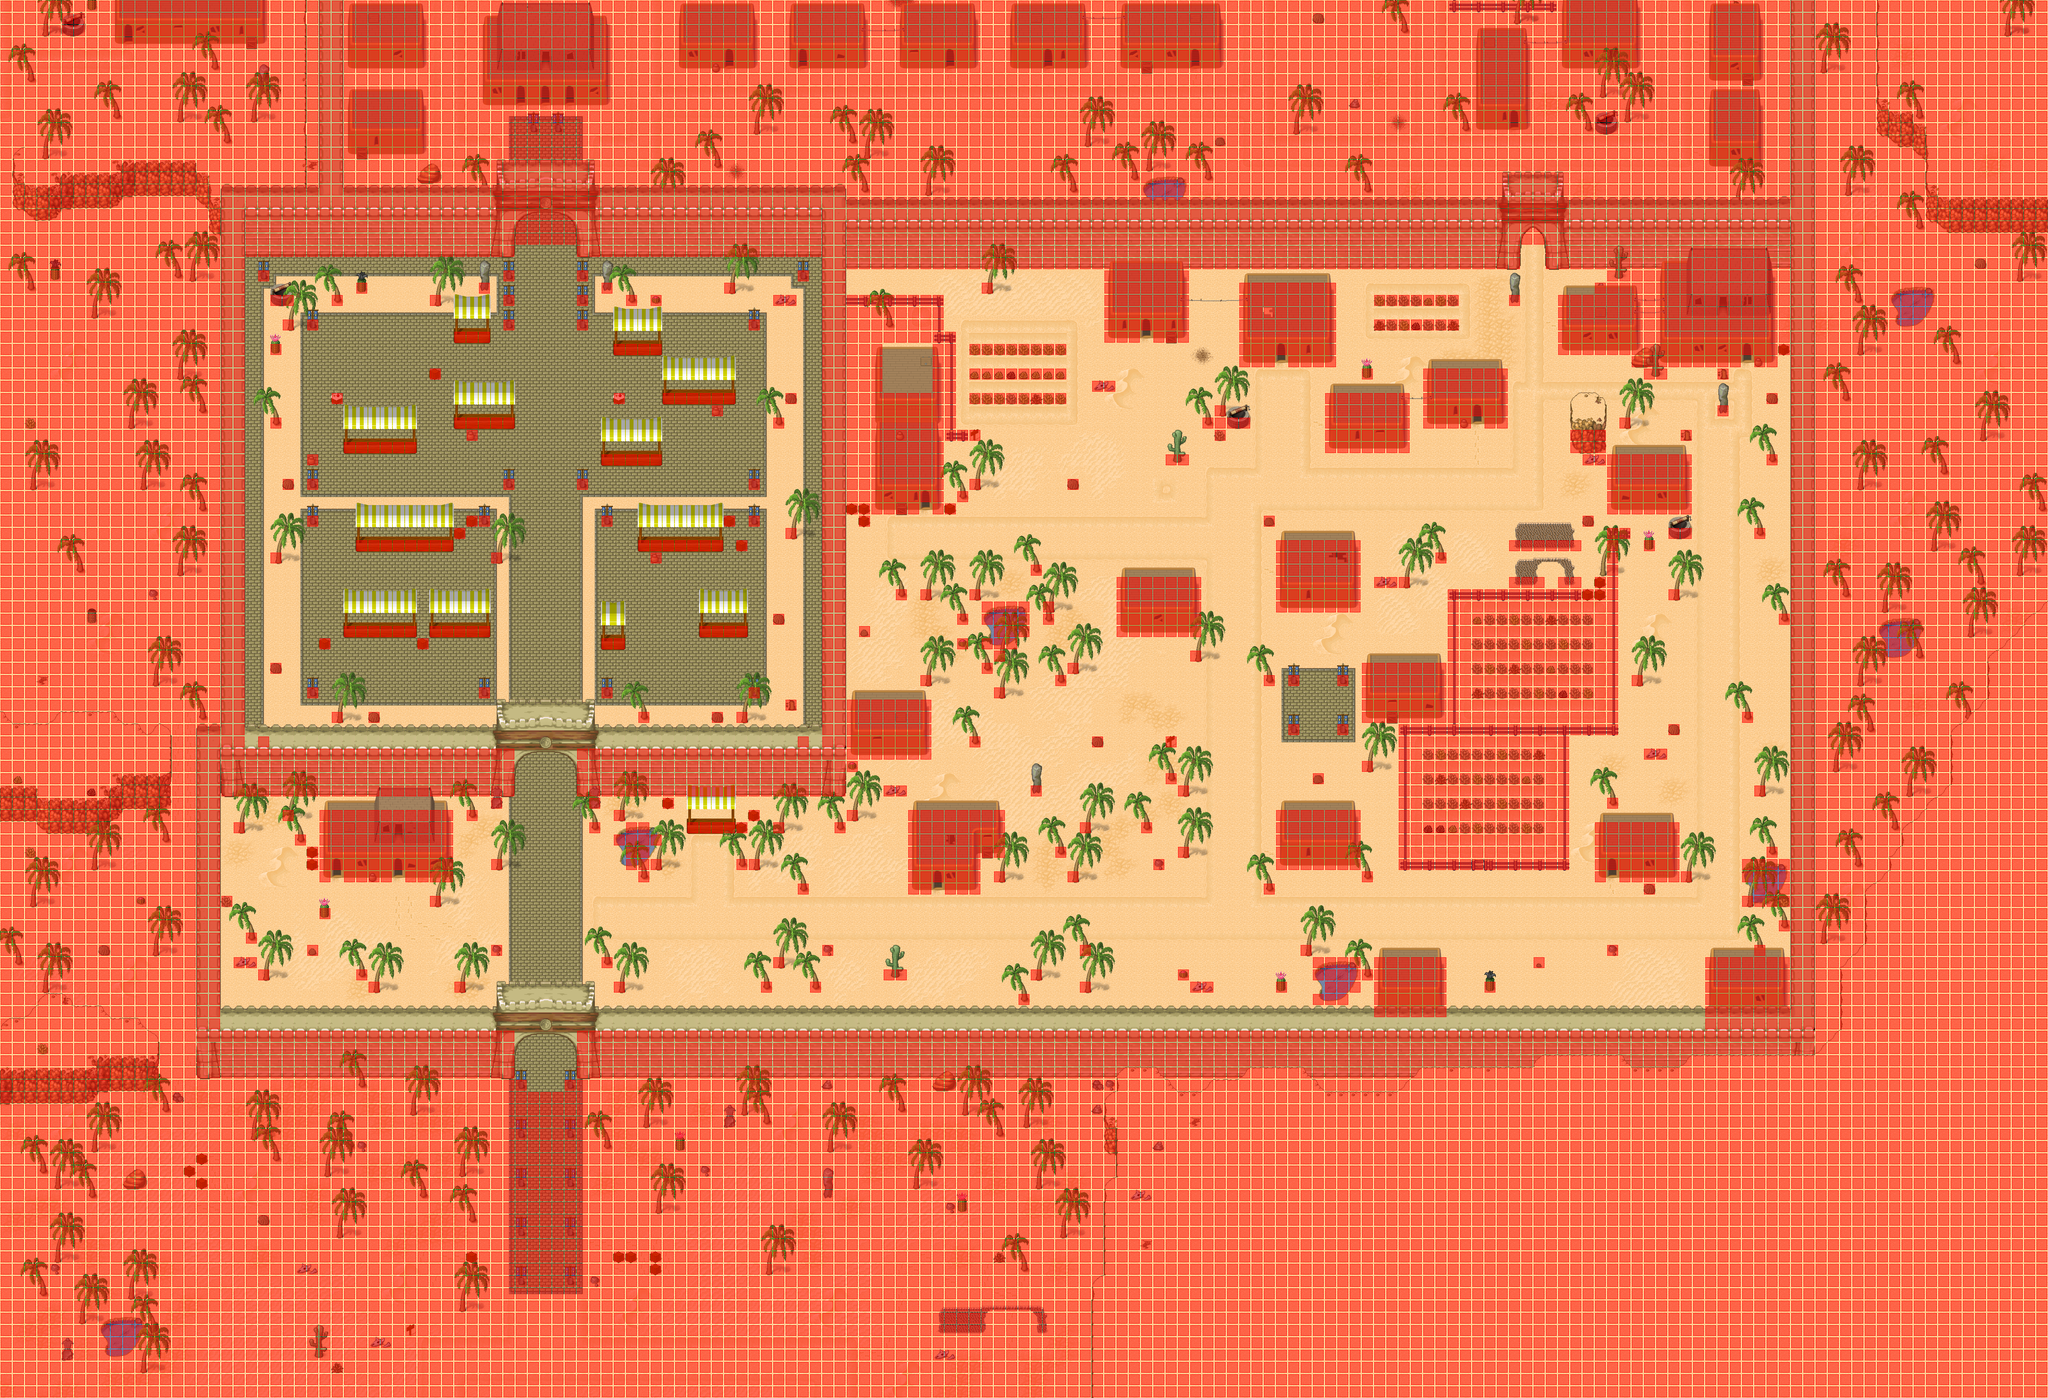

Tiled map render using the project's own tile images. Description and the map definition, with tile-layer contents summarised, below:
An orthogonal 167x114 tile map with 32x32 px tiles, 4 tile layers (Ground, Fringe, Over, Collision), 9 tilesets and 26 objects (20x spawn, 4x warp, SCRIPT, WARP).

<map version="1.0" orientation="orthogonal" width="167" height="114" tilewidth="32" tileheight="32">
 <properties>
  <property name="minimap" value="graphics/minimaps/001-1.png" />
  <property name="music" value="Faith.ogg" />
  <property name="name" value="Tulimshar" />
 </properties>
 <tileset firstgid="1" name="Desert1" tilewidth="32" tileheight="32">
  <image source="../graphics/tiles/desert1.png" width="512" height="512" />
 </tileset>
 <tileset firstgid="257" name="Desert2" tilewidth="32" tileheight="32">
  <image source="../graphics/tiles/desert2.png" width="512" height="512" />
 </tileset>
 <tileset firstgid="513" name="Desert x2" tilewidth="32" tileheight="64">
  <image source="../graphics/tiles/desert_x2.png" width="512" height="64" />
 </tileset>
 <tileset firstgid="529" name="Desert x3" tilewidth="32" tileheight="96">
  <image source="../graphics/tiles/desert_x3.png" width="512" height="96" />
 </tileset>
 <tileset firstgid="545" name="Desert x5" tilewidth="32" tileheight="160">
  <image source="../graphics/tiles/desert_x5.png" width="192" height="160" />
 </tileset>
 <tileset firstgid="551" name="Tulimshar1" tilewidth="32" tileheight="32">
  <image source="../graphics/tiles/tulimshar1.png" width="512" height="512" />
 </tileset>
 <tileset firstgid="807" name="Trans woodland desert" tilewidth="32" tileheight="32">
  <image source="../graphics/tiles/trans_woodland-desert.png" width="512" height="256" />
 </tileset>
 <tileset firstgid="935" name="Tic-Tac-Toe" tilewidth="32" tileheight="32">
  <image source="../graphics/tiles/tictactoe.png" width="128" height="96" />
 </tileset>
 <tileset firstgid="947" name="Collision" tilewidth="32" tileheight="32">
  <image source="../graphics/tiles/collision.png" width="64" height="32" />
 </tileset>
 <layer name="Ground" width="167" height="114">
  <data>[19038 cells, 19022 non-empty, 186 distinct tile ids]</data>
 </layer>
 <layer name="Fringe" width="167" height="114">
  <data>[19038 cells, 2004 non-empty, 144 distinct tile ids]</data>
 </layer>
 <layer name="Over" width="167" height="114">
  <data>[19038 cells, 1327 non-empty, 114 distinct tile ids]</data>
 </layer>
 <layer name="Collision" width="167" height="114">
  <data>[19038 cells, 12959 non-empty, 1 distinct tile ids]</data>
 </layer>
 <objectgroup name="Objects" width="0" height="0">
  <object name="Bazaar NPCs" type="SCRIPT" x="1424" y="1264">
   <properties>
    <property name="FILENAME" value="scripts/001-1_Tulimshar/bazaar.lua" />
   </properties>
  </object>
  <object name="ToSandstorm" type="WARP" x="1344" y="2816" width="160" height="32">
   <properties>
    <property name="DEST_MAP" value="002-1" />
    <property name="DEST_X" value="1872" />
    <property name="DEST_Y" value="560" />
   </properties>
  </object>
  <object name="toCentralTulimshar" type="warp" x="1344" y="640" width="160" height="32">
   <properties>
    <property name="dest_map" value="021-1" />
    <property name="dest_x" value="1760" />
    <property name="dest_y" value="4640" />
   </properties>
  </object>
  <object name="toCentralTulimshar" type="warp" x="3968" y="640" width="64" height="32">
   <properties>
    <property name="dest_map" value="021-1" />
    <property name="dest_x" value="4352" />
    <property name="dest_y" value="4672" />
   </properties>
  </object>
  <object name="ToInn" type="warp" x="1024" y="2272" width="32" height="32">
   <properties>
    <property name="dest_map" value="001-2" />
    <property name="dest_x" value="816" />
    <property name="dest_y" value="1104" />
   </properties>
  </object>
  <object name="ToHouse" type="warp" x="2400" y="1312" width="32" height="32">
   <properties>
    <property name="dest_map" value="001-4" />
    <property name="dest_x" value="832" />
    <property name="dest_y" value="1056" />
   </properties>
  </object>
  <object name="Scorpion" type="spawn" x="1408" y="2752" width="96" height="64">
   <properties>
    <property name="eA_death" value="30000" />
    <property name="ea_spawn" value="30000" />
    <property name="max_beings" value="1" />
    <property name="monster_id" value="1" />
   </properties>
  </object>
  <object name="Scorpion" type="spawn" x="1344" y="2720" width="96" height="64">
   <properties>
    <property name="eA_death" value="30000" />
    <property name="ea_spawn" value="60000" />
    <property name="max_beings" value="1" />
    <property name="monster_id" value="1" />
   </properties>
  </object>
  <object name="Scorpion" type="spawn" x="1440" y="2784" width="64" height="64">
   <properties>
    <property name="eA_death" value="30000" />
    <property name="ea_spawn" value="90000" />
    <property name="max_beings" value="1" />
    <property name="monster_id" value="1" />
   </properties>
  </object>
  <object name="Scorpion" type="spawn" x="1440" y="2720" width="64" height="64">
   <properties>
    <property name="eA_death" value="30000" />
    <property name="ea_spawn" value="180000" />
    <property name="max_beings" value="1" />
    <property name="monster_id" value="1" />
   </properties>
  </object>
  <object name="Scorpion" type="spawn" x="1344" y="2752" width="64" height="64">
   <properties>
    <property name="eA_death" value="30000" />
    <property name="ea_spawn" value="270000" />
    <property name="max_beings" value="1" />
    <property name="monster_id" value="1" />
   </properties>
  </object>
  <object name="Scorpion" type="spawn" x="1344" y="2784" width="96" height="64">
   <properties>
    <property name="eA_death" value="30000" />
    <property name="ea_spawn" value="360000" />
    <property name="max_beings" value="1" />
    <property name="monster_id" value="1" />
   </properties>
  </object>
  <object name="Maggot" type="spawn" x="2496" y="704" width="384" height="416">
   <properties>
    <property name="eA_death" value="30000" />
    <property name="eA_spawn" value="100000" />
    <property name="max_beings" value="5" />
    <property name="monster_id" value="0" />
   </properties>
  </object>
  <object name="Maggot" type="spawn" x="3488" y="704" width="448" height="320">
   <properties>
    <property name="eA_death" value="30000" />
    <property name="eA_spawn" value="100000" />
    <property name="max_beings" value="3" />
    <property name="monster_id" value="0" />
   </properties>
  </object>
  <object name="Maggot" type="spawn" x="3744" y="1504" width="512" height="448">
   <properties>
    <property name="eA_death" value="30000" />
    <property name="eA_spawn" value="100000" />
    <property name="max_beings" value="10" />
    <property name="monster_id" value="0" />
   </properties>
  </object>
  <object name="Maggot" type="spawn" x="3616" y="1856" width="512" height="448">
   <properties>
    <property name="eA_death" value="30000" />
    <property name="eA_spawn" value="100000" />
    <property name="max_beings" value="11" />
    <property name="monster_id" value="0" />
   </properties>
  </object>
  <object name="Maggot" type="spawn" x="1280" y="672" width="864" height="160">
   <properties>
    <property name="eA_death" value="30000" />
    <property name="eA_spawn" value="100000" />
    <property name="max_beings" value="2" />
    <property name="monster_id" value="0" />
   </properties>
  </object>
  <object name="Maggots" type="spawn" x="2048" y="1984" width="320" height="352">
   <properties>
    <property name="eA_death" value="30000" />
    <property name="eA_spawn" value="100000" />
    <property name="max_beings" value="2" />
    <property name="monster_id" value="0" />
   </properties>
  </object>
  <object name="Maggot" type="spawn" x="2784" y="2528" width="800" height="160">
   <properties>
    <property name="eA_death" value="30000" />
    <property name="eA_spawn" value="100000" />
    <property name="max_beings" value="2" />
    <property name="monster_id" value="0" />
   </properties>
  </object>
  </objectgroup>
</map>
<!-- 7 of 26 objects omitted -->
